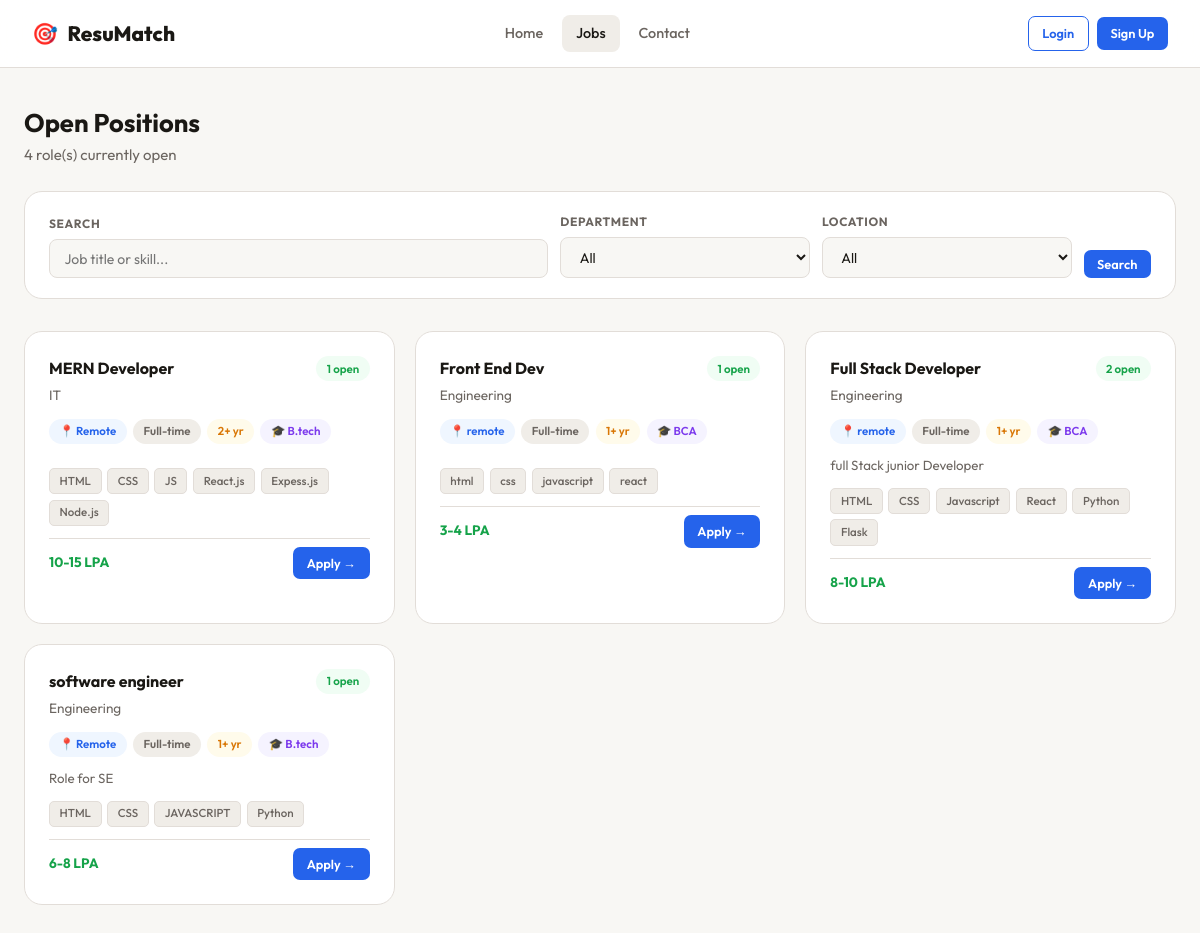
Page /jobs on the committed database.
### tables this page shows
CREATE TABLE jobs (
            id INTEGER PRIMARY KEY AUTOINCREMENT,
            title TEXT NOT NULL,
            department TEXT,
            location TEXT,
            type TEXT DEFAULT 'Full-time',
            description TEXT,
            required_skills TEXT,
            required_education TEXT,
            min_experience INTEGER DEFAULT 0,
            salary TEXT,
            openings INTEGER DEFAULT 1,
            is_active INTEGER DEFAULT 1,
            posted_by INTEGER,
            created_at TEXT DEFAULT CURRENT_TIMESTAMP
        );

### app.py (the view)
@app.route('/jobs')
def all_jobs():
    conn = get_db()
    dept = request.args.get('dept','')
    loc  = request.args.get('loc','')
    q    = request.args.get('q','')
    query = 'SELECT * FROM jobs WHERE is_active=1'
    params = []
    if dept: query += ' AND department=?'; params.append(dept)
    if loc:  query += ' AND location=?';   params.append(loc)
    if q:    query += ' AND (title LIKE ? OR required_skills LIKE ?)'; params += [f'%{q}%',f'%{q}%']
    jobs = conn.execute(query + ' ORDER BY created_at DESC', params).fetchall()
    depts = conn.execute('SELECT DISTINCT department FROM jobs WHERE is_active=1').fetchall()
    locs  = conn.execute('SELECT DISTINCT location FROM jobs WHERE is_active=1').fetchall()
    conn.close()
    return render_template('all_jobs.html', jobs=jobs, depts=depts, locs=locs,
                           selected_dept=dept, selected_loc=loc, q=q)

### app.py (called while the page is built)
def get_db():
    conn = sqlite3.connect(DB)
    conn.row_factory = sqlite3.Row
    return conn

### templates/all_jobs.html (shortened to what this page needs)
<!DOCTYPE html>
<html lang="en">
<head>
  <link rel="stylesheet" href="{{ url_for('static',filename='css/style.css') }}">
</head>
<body>
  <nav class="navbar">
    <div class="nav-brand"><span>🎯</span><span>ResuMatch</span></div>
    <div class="nav-links">
      <a href="{{ url_for('home') }}">Home</a>
      <a href="{{ url_for('all_jobs') }}" class="active">Jobs</a>
      <a href="{{ url_for('contact') }}">Contact</a>
    </div>
    <div class="nav-cta">
      {% if session.user_id %}
      <a href="{{ url_for('recommendations') if session.user_role=='candidate' else url_for('hiring_dashboard') if session.user_role=='hiring' else url_for('admin_dashboard') }}"
        class="btn btn-ghost btn-sm">Dashboard</a>
      <a href="{{ url_for('logout') }}" class="btn btn-ghost btn-sm">Logout</a>
      {% else %}
      <a href="{{ url_for('login') }}" class="btn btn-outline btn-sm">Login</a>
      <a href="{{ url_for('signup') }}" class="btn btn-primary btn-sm">Sign Up</a>
      {% endif %}
    </div>
  </nav>
  <div class="container" style="padding:2.5rem 1.5rem">
    <div style="margin-bottom:1.5rem">
      <h1 style="font-size:1.6rem">Open Positions</h1>
      <p style="color:var(--text2);margin-top:.25rem">{{ jobs|length }} role(s) currently open</p>
    </div>
    <form class="search-bar" method="GET">
      <div style="flex:2;min-width:200px">
        <label
          style="font-size:.75rem;font-weight:700;text-transform:uppercase;letter-spacing:.05em;color:var(--text2);display:block;margin-bottom:.4rem">Search</label>
        <input type="text" name="q" value="{{ q }}" placeholder="Job title or skill..."
          style="width:100%;background:var(--bg);border:1.5px solid var(--border);border-radius:8px;padding:.6rem .9rem;font-family:inherit;font-size:.875rem;outline:none;color:var(--text)">
      </div>
      <div style="flex:1;min-width:140px">
        <label
          style="font-size:.75rem;font-weight:700;text-transform:uppercase;letter-spacing:.05em;color:var(--text2);display:block;margin-bottom:.4rem">Department</label>
        <select name="dept"
          style="width:100%;background:var(--bg);border:1.5px solid var(--border);border-radius:8px;padding:.6rem .9rem;font-family:inherit;font-size:.875rem;color:var(--text);outline:none">
          <option value="">All</option>
        </select>
      </div>
      <div style="flex:1;min-width:140px">
        <label
          style="font-size:.75rem;font-weight:700;text-transform:uppercase;letter-spacing:.05em;color:var(--text2);display:block;margin-bottom:.4rem">Location</label>
        <select name="loc"
          style="width:100%;background:var(--bg);border:1.5px solid var(--border);border-radius:8px;padding:.6rem .9rem;font-family:inherit;font-size:.875rem;color:var(--text);outline:none">
          <option value="">All</option>
        </select>
      </div>
      <button type="submit" class="btn btn-primary btn-sm">Search</button>
    </form>
    {% if jobs %}
    <div class="jobs-grid">
      {% for job in jobs %}
      <div class="job-card" style="animation: fadeInUp 0.4s ease {{ loop.index0 * 0.06 }}s both;">
        <div>
          <div style="display:flex;justify-content:space-between;align-items:flex-start;gap:.5rem">
            <div class="job-title">{{ job.title }}</div>
            <span class="badge badge-green">{{ job.openings }} open</span>
          </div>
          <div class="job-company" style="margin-top:.2rem">{{ job.department }}</div>
        </div>
        <div class="job-meta">
          <span class="badge badge-blue">📍 {{ job.location }}</span>
          <span class="badge badge-gray">{{ job.type }}</span>
          <span class="badge badge-amber">{{ job.min_experience }}+ yr</span>
          <span class="badge badge-purple">🎓 {{ job.required_education }}</span>
        </div>
        <p style="font-size:.83rem;color:var(--text2);line-height:1.5">{{ job.description }}</p>
        <div style="display:flex;flex-wrap:wrap;gap:.35rem">
          {% for skill in job.required_skills.split(',')[:6] %}
          <span
            style="background:var(--bg2);border:1px solid var(--border);color:var(--text2);padding:.18rem .6rem;border-radius:5px;font-size:.72rem;font-weight:500">{{
            skill.strip() }}</span>
          {% endfor %}
        </div>
        <div
          style="display:flex;justify-content:space-between;align-items:center;padding-top:.5rem;border-top:1px solid var(--border)">
          <span style="font-size:.85rem;font-weight:700;color:var(--green)">{{ job.salary }}</span>
          <a href="{{ url_for('signup') }}" class="btn btn-primary btn-sm">Apply →</a>
        </div>
      </div>
      {% endfor %}
    </div>
    {% else %}
    <div class="empty">
      <div class="empty-icon">🔍</div>
      <h3>No jobs found</h3>
      <p>Try adjusting your search filters.</p>
    </div>
    {% endif %}
  </div>
</body>
</html>

### static/css/style.css (style rules this page uses)
:root { --bg: #f8f7f4; --bg2: #f0ede8; --white: #ffffff; --border: #e2ddd8; --border2: #ccc8c2; --text: #1a1814; --text2: #6b6560; --text3: #9e9990; --accent: #2563eb; --accent-h: #1d4ed8; --accent-l: #eff6ff; --green: #16a34a; --green-l: #f0fdf4; --amber: #d97706; --amber-l: #fffbeb; --red: #dc2626; --red-l: #fef2f2; --purple: #7c3aed; --purple-l: #f5f3ff; --radius: 12px; --radius-lg: 18px; --shadow: 0 1px 3px rgba(0, 0, 0, .08), 0 4px 16px rgba(0, 0, 0, .06); --shadow-lg: 0 4px 6px rgba(0, 0, 0, .05), 0 10px 40px rgba(0, 0, 0, .1); }
* { margin: 0; padding: 0; box-sizing: border-box; }
html { scroll-behavior: smooth; }
body { font-family: 'Outfit', sans-serif; background: var(--bg); color: var(--text); line-height: 1.6; font-size: 15px; }
h1, h2, h3, h4, h5 { font-weight: 700; line-height: 1.2; }
a { color: var(--accent); text-decoration: none; }
.navbar { background: rgba(255, 255, 255, .92); backdrop-filter: blur(16px); border-bottom: 1px solid var(--border); position: sticky; top: 0; z-index: 200; padding: 0 2rem; height: 68px; display: flex; align-items: center; justify-content: space-between; }
.nav-brand { display: flex; align-items: center; gap: .6rem; font-size: 1.3rem; font-weight: 800; color: var(--text); }
.nav-links { display: flex; align-items: center; gap: .25rem; }
.nav-links a { color: var(--text2); font-size: .9rem; font-weight: 500; padding: .45rem .9rem; border-radius: 8px; transition: all .18s; }
.nav-links a:hover, .nav-links a.active { background: var(--bg2); color: var(--text); opacity: 1; }
.nav-cta { display: flex; gap: .5rem; align-items: center; margin-left: .5rem; }
.btn { display: inline-flex; align-items: center; gap: .45rem; padding: .6rem 1.3rem; border: none; border-radius: 9px; font-family: inherit; font-size: .875rem; font-weight: 600; cursor: pointer; transition: all .18s; text-decoration: none; white-space: nowrap; }
.btn-primary { background: var(--accent); color: #fff; }
.btn-outline { background: transparent; color: var(--accent); border: 1.5px solid var(--accent); }
.btn-sm { padding: .38rem .85rem; font-size: .8rem; border-radius: 7px; }
.badge { display: inline-flex; align-items: center; gap: .3rem; padding: .2rem .65rem; border-radius: 20px; font-size: .72rem; font-weight: 600; }
.badge-blue { background: var(--accent-l); color: var(--accent); }
.badge-green { background: var(--green-l); color: var(--green); }
.badge-amber { background: var(--amber-l); color: var(--amber); }
.badge-purple { background: var(--purple-l); color: var(--purple); }
.badge-gray { background: var(--bg2); color: var(--text2); }
.container { max-width: 1200px; margin: 0 auto; padding: 0 1.5rem; }
.job-card { background: var(--white); border: 1px solid var(--border); border-radius: var(--radius-lg); padding: 1.5rem; transition: all .2s; display: flex; flex-direction: column; gap: .75rem; }
.job-title { font-size: 1rem; font-weight: 700; }
.job-company { font-size: .85rem; color: var(--text2); }
.job-meta { display: flex; flex-wrap: wrap; gap: .4rem; }
.jobs-grid { display: grid; grid-template-columns: repeat(auto-fill, minmax(320px, 1fr)); gap: 1.25rem; margin-top: 2rem; }

### templates/all_jobs.html (style rules this page uses)
.jobs-grid { display: grid; grid-template-columns: repeat(auto-fill, minmax(320px, 1fr)); gap: 1.25rem; }
.search-bar { background: var(--white); border: 1px solid var(--border); border-radius: var(--radius-lg); padding: 1.25rem 1.5rem; margin-bottom: 1.5rem; display: flex; gap: .75rem; flex-wrap: wrap; align-items: flex-end; }

### rows in the picture
jobs: title "MERN Developer", openings "1", department "IT", location "Remote", type "Full-time", min_experience "2", required_education "B.tech", strip "HTML" "CSS" "JS" "React.js" "Expess.js" "Node.js", salary "10-15 LPA"
jobs: title "Front End Dev", openings "1", department "Engineering", location "remote", type "Full-time", min_experience "1", required_education "BCA", strip "html" "css" "javascript" "react", salary "3-4 LPA"
jobs: title "Full Stack Developer", openings "2", department "Engineering", location "remote", type "Full-time", min_experience "1", required_education "BCA", description "full Stack junior Developer", strip "HTML" "CSS" "Javascript" "React" "Python" "Flask", salary "8-10 LPA"
jobs: title "software engineer", openings "1", department "Engineering", location "Remote", type "Full-time", min_experience "1", required_education "B.tech", description "Role for SE", strip "HTML" "CSS" "JAVASCRIPT" "Python", salary "6-8 LPA"

### other values in the picture
{{ jobs|length }} "4"
